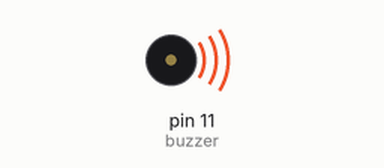
This program was run on a simulated Raspberry Pi (header pin numbers). Parts: buzzer (waves = sounding, pin HIGH). What the program prints to the terminal is not drawn.

Above: at 0.2 s.
Timing chart, 0 to 3.0 s (numbered marks = the images above):
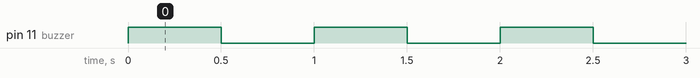

The program:

buzzer.py
```python
import RPi.GPIO as GPIO
from time import sleep
GPIO.setmode(GPIO.BOARD)
buzzer=11
GPIO.setup(buzzer, GPIO.OUT)

while True:

    try:
        GPIO.output(buzzer,GPIO.HIGH)
        print ("Beep")
        sleep(0.5) # Delay in seconds
        GPIO.output(buzzer,GPIO.LOW)
        print ("No Beep")
        sleep(0.5)
    except:
        GPIO.output(buzzer,GPIO.LOW)
        quit()
```

Measured:
- by itself, pin 11 (buzzer): alternates HIGH for 0.50 s and LOW for 0.50 s
